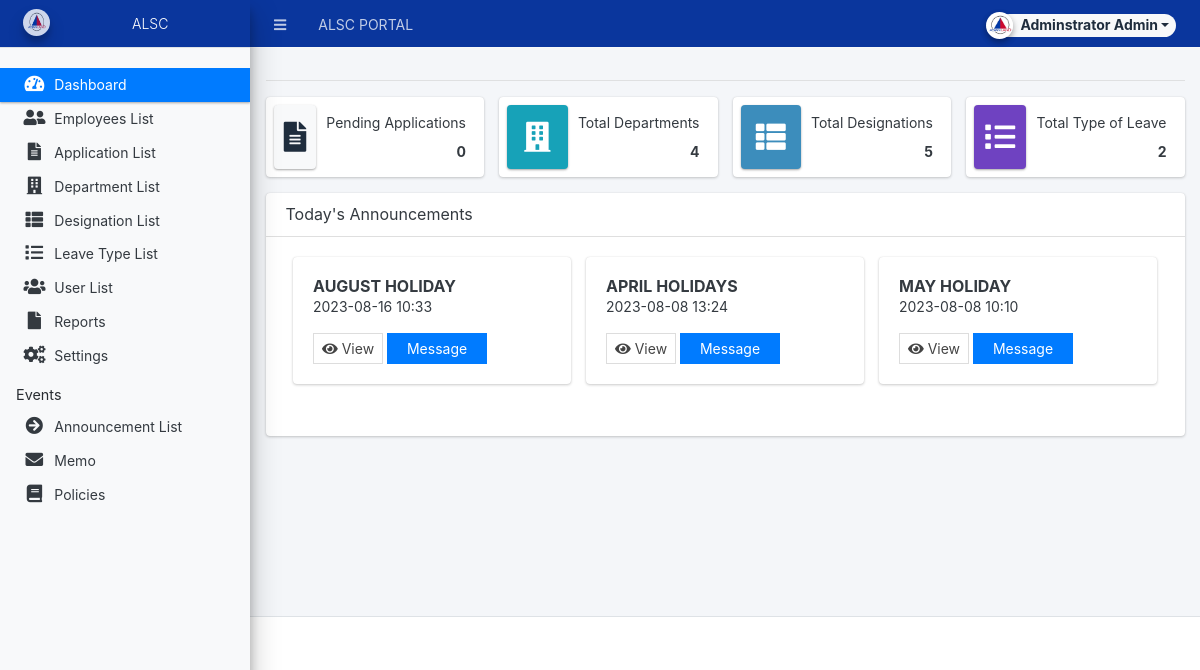
/admin/index.php (signed in), run on an earlier commit of the app's database.
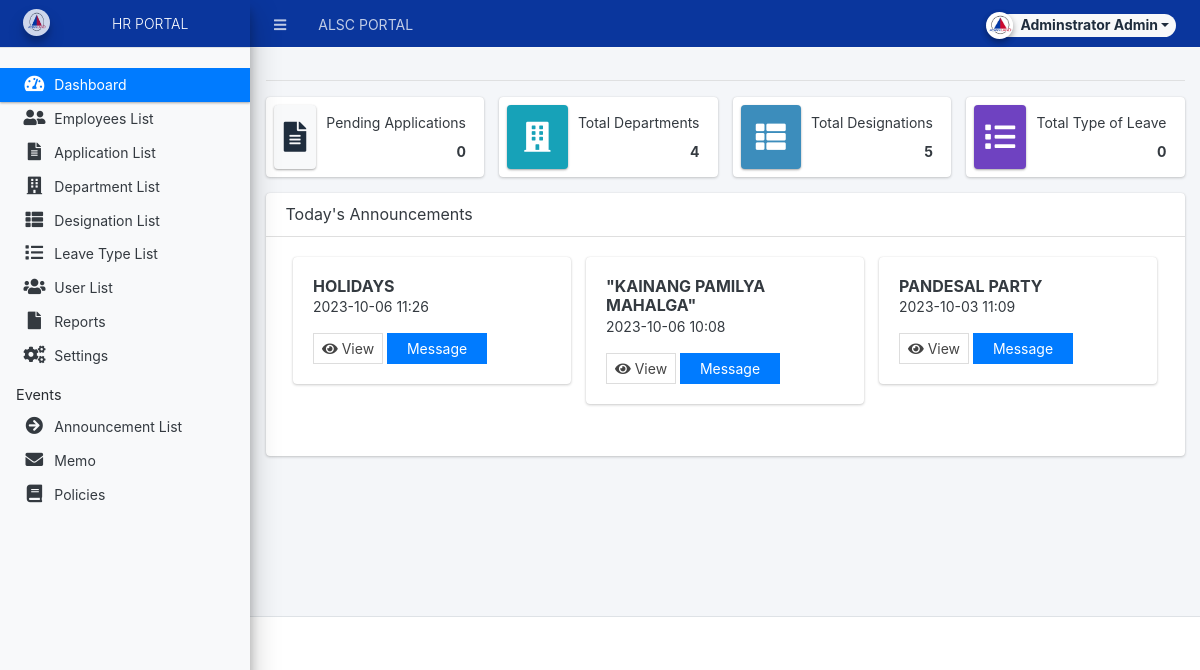
And on a later commit of the database.
### tables this page shows
CREATE TABLE `announcement_list` (
  `id` int(30) NOT NULL,
  `title` text NOT NULL,
  `description` text NOT NULL,
  `date_created` datetime NOT NULL DEFAULT current_timestamp(),
  `date_updated` datetime DEFAULT NULL ON UPDATE current_timestamp(),
  `to_` text NOT NULL,
  `from_` text NOT NULL,
  `date_` datetime NOT NULL,
  `cc_` text NOT NULL,
  `ref_` text NOT NULL,
  `re_` text NOT NULL,
  `message` text NOT NULL
);

### classes/DBConnection.php (called while the page is built, shortened)
<?php
class DBConnection{
    private $host = DB_SERVER;
    private $username = DB_USERNAME;
    private $password = DB_PASSWORD;
    private $database = DB_NAME;
    public $conn;
    public function __construct(){
        if (!isset($this->conn)) {
            $this->conn = new mysqli($this->host, $this->username, $this->password, $this->database);
        }
    }
}
?>

### classes/SystemSettings.php (called while the page is built, shortened)
<?php
class SystemSettings extends DBConnection{
	function userdata($field = ''){
		if(!empty($field)){
			if(isset($_SESSION['userdata'][$field]))
				return $_SESSION['userdata'][$field];
			else
				return null;
		}else{
			return false;
		}
	}
}
$_settings = new SystemSettings();
?>

### admin/home.php (the view, shortened to what this page needs)
<hr class="bg-light">
<?php if($_settings->userdata('type') != 3): ?>
<div class="row">
          <div class="col-12 col-sm-6 col-md-3">
            <div class="info-box">
              <span class="info-box-icon bg-light elevation-1"><i class="fas fa-file-alt"></i></span>
              <div class="info-box-content">
                <span class="info-box-text">Pending Applications</span>
                <span class="info-box-number text-right">
                  <?php
                    $pending = $conn->query("SELECT * FROM `leave_applications` where date_format(date_start,'%Y') = '".date('Y')."' and date_format(date_end,'%Y') = '".date('Y')."' and status = 0 ")->num_rows;
                    echo number_format($pending);
                  ?>
                </span>
              </div>
            </div>
          </div>
          <div class="col-12 col-sm-6 col-md-3">
            <div class="info-box mb-3">
              <span class="info-box-icon bg-info elevation-1"><i class="fas fa-building"></i></span>
              <div class="info-box-content">
                <span class="info-box-text">Total Departments</span>
                <span class="info-box-number text-right">
                  <?php
                    $department = $conn->query("SELECT id FROM `department_list` ")->num_rows;
                    echo number_format($department);
                  ?>
                </span>
              </div>
            </div>
          </div>
          <div class="col-12 col-sm-6 col-md-3">
            <div class="info-box mb-3">
              <span class="info-box-icon bg-lightblue elevation-1"><i class="fas fa-th-list"></i></span>
              <div class="info-box-content">
                <span class="info-box-text">Total Designations</span>
                <span class="info-box-number text-right">
                <?php
                    $designation = $conn->query("SELECT id FROM `designation_list`")->num_rows;
                    echo number_format($designation);
                  ?>
                </span>
              </div>
            </div>
          </div>
          <div class="col-12 col-sm-6 col-md-3">
            <div class="info-box mb-3">
              <span class="info-box-icon bg-purple elevation-1"><i class="fas fa-list"></i></span>
              <div class="info-box-content">
                <span class="info-box-text">Total Type of Leave</span>
                <span class="info-box-number text-right">
                <?php
                    $leave_types = $conn->query("SELECT id FROM `leave_types` where status = 1 ")->num_rows;
                    echo number_format($leave_types);
                  ?>
                </span>
              </div>
            </div>
          </div>
        </div>
<?php endif; ?>
<div class="card">
    <div class="card-header">
        <h3 class="card-title">Today's Announcements</h3>
    </div>
    <div class="card-body">
        <div class="container-fluid">
            <div class="row">
                <?php
                $qry = $conn->query("SELECT * from `announcement_list` order by date_created desc LIMIT 3");
                while ($row = $qry->fetch_assoc()):
                    $row['description'] = strip_tags(stripslashes(html_entity_decode($row['description'])));
                ?>
                <div class="col-md-4 mb-3">
                    <div class="card " style="background-color: light;">
                        <div class="card-body">
                            <h5 class="card-title" style="font-weight: bold;"><?php echo $row['title'] ?></h5>
                            <p class="card-text"><?php echo ($row['date_updated'] != null) ? date('Y-m-d H:i', strtotime($row['date_updated'])) : date('Y-m-d H:i', strtotime($row['date_created'])); ?></p>
                            <button type="button" class="btn btn-flat btn-default btn-sm view_announce" data-id="<?php echo $row['id'] ?>" style=" background-color: white;">
                                <span class="fa fa-eye"></span> View
                            </button>
                            <a class="btn btn-flat btn-primary msg_announce" href="javascript:void(0)" data-id="<?php echo $row['id'] ?>"><span></span> Message </a></td>
                        </div>
                    </div>
                </div>
                <?php endwhile; ?>
            </div>
        </div>
    </div>
</div>

What changed in the data, as far as the page shows it:
removed announcement_list: title "AUGUST HOLIDAY", date_updated "2023-08-16 10:33"
removed announcement_list: title "APRIL HOLIDAYS", date_updated "2023-08-08 13:24"
removed announcement_list: title "MAY HOLIDAY", date_created "2023-08-08 10:10"
added announcement_list: title "HOLIDAYS", date_updated "2023-10-06 11:26"
added announcement_list: title "\"KAINANG PAMILYA MAHALGA\"", date_created "2023-10-06 10:08"
added announcement_list: title "PANDESAL PARTY", date_created "2023-10-03 11:09"
Also different on the page:
$_settings->info('short_name'): "ALSC" → "HR PORTAL"
$leave_types: "2" → "0"
